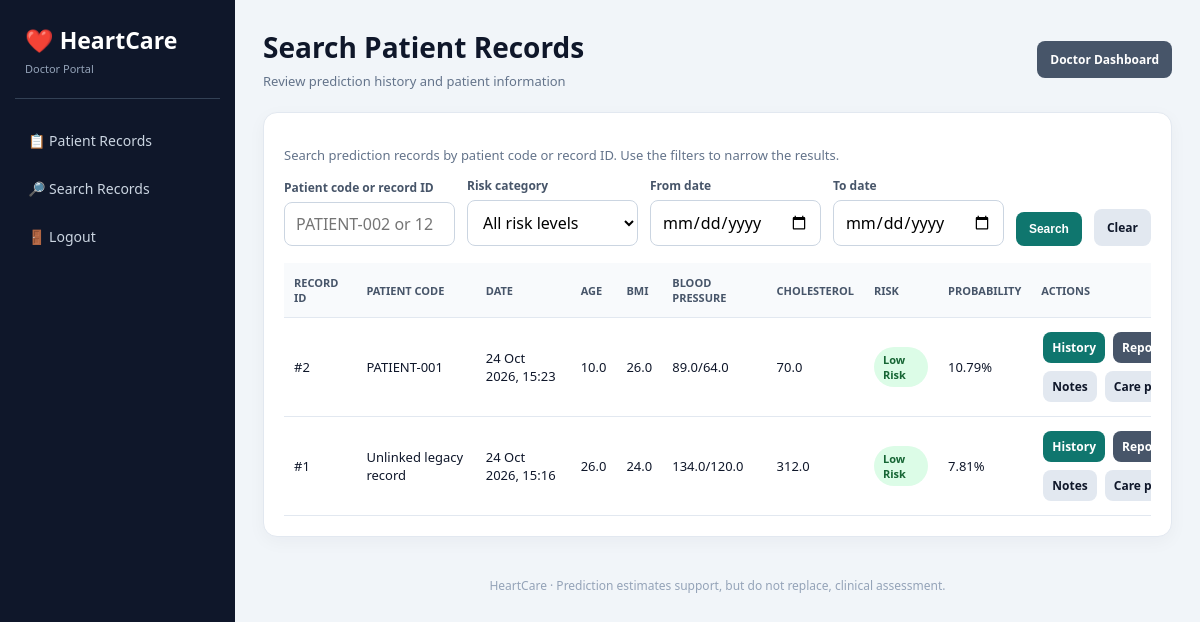
The page /doctor/search-patients (signed in) on the database its author committed.
### app.py (models this page shows)
class Patient(db.Model):
    id = db.Column(
        db.Integer,
        primary_key=True
    )
    patient_code = db.Column(
        db.String(50),
        nullable=True,
        index=True
    )
    age = db.Column(
        db.Float
    )
    gender = db.Column(
        db.Float
    )
    bmi = db.Column(
        db.Float
    )
    systolic = db.Column(
        db.Float
    )
    diastolic = db.Column(
        db.Float
    )
    cholesterol = db.Column(
        db.Float
    )
    risk = db.Column(
        db.String(50)
    )
    probability = db.Column(
        db.Float
    )
    date = db.Column(
        db.DateTime,
        default=datetime.utcnow
    )

### app.py (the view)
@app.route("/doctor/search-patients")
def doctor_search_patients():
    access_response = doctor_or_admin_required()
    if access_response:
        return access_response
    records, search, risk, start_date, end_date, date_error = build_doctor_patient_query()
    return render_template(
        "doctor_search_patients.html",
        patients=records,
        search=search,
        risk=risk,
        start_date=start_date,
        end_date=end_date,
        date_error=date_error,
    )

### app.py (called while the page is built)
def doctor_or_admin_required():
    if "role" not in session:
        return redirect(url_for("login"))
    if session.get("role") not in ("doctor", "admin"):
        return ("Access denied. A doctor or administrator account is required.", 403)
    return None

### templates/doctor_search_patients.html (shortened to what this page needs)
{% extends "doctor_base.html" %}
{% block heading %}Search Patient Records{% endblock %}
{% block content %}
<section class="card">
  <p class="muted">Search prediction records by patient code or record ID. Use the filters to narrow the results.</p>
  <form class="toolbar" method="GET" action="{{ url_for('doctor_search_patients') }}">
    <div class="field"><label for="search">Patient code or record ID</label><input id="search" name="search" value="{{ search }}" placeholder="PATIENT-002 or 12"></div>
    <div class="field"><label for="risk">Risk category</label><select id="risk" name="risk"><option value="">All risk levels</option></select></div>
    <div class="field"><label for="start_date">From date</label><input type="date" id="start_date" name="start_date" value="{{ start_date }}"></div>
    <div class="field"><label for="end_date">To date</label><input type="date" id="end_date" name="end_date" value="{{ end_date }}"></div>
    <button class="btn" type="submit">Search</button><a class="btn light" href="{{ url_for('doctor_search_patients') }}">Clear</a>
  </form>
  <div class="table-wrap"><table><thead><tr><th>Record ID</th><th>Patient Code</th><th>Date</th><th>Age</th><th>BMI</th><th>Blood Pressure</th><th>Cholesterol</th><th>Risk</th><th>Probability</th><th>Actions</th></tr></thead><tbody>
  {% for record in patients %}<tr><td>#{{ record.id }}</td><td>{{ record.patient_code or 'Unlinked legacy record' }}</td><td>{{ record.date.strftime('%d %b %Y, %H:%M') if record.date else 'N/A' }}</td><td>{{ record.age if record.age is not none else 'N/A' }}</td><td>{{ '%.1f'|format(record.bmi) if record.bmi is not none else 'N/A' }}</td><td>{{ record.systolic if record.systolic is not none else 'N/A' }}/{{ record.diastolic if record.diastolic is not none else 'N/A' }}</td><td>{{ record.cholesterol if record.cholesterol is not none else 'N/A' }}</td><td>{% if record.risk == 'High Risk' %}<span class="badge high">High Risk</span>{% elif record.risk == 'Low Risk' %}<span class="badge low">Low Risk</span>{% else %}<span class="badge unknown">{{ record.risk or 'N/A' }}</span>{% endif %}</td><td>{{ '%.2f'|format(record.probability) if record.probability is not none else 'N/A' }}{% if record.probability is not none %}%{% endif %}</td><td><div class="actions"><a class="btn small" href="{{ url_for('patient_history', patient_id=record.id) }}">History</a><a class="btn small secondary" href="{{ url_for('medical_report', patient_id=record.id) }}">Report</a><a class="btn small light" href="{{ url_for('medical_notes', patient_id=record.id) }}">Notes</a><a class="btn small light" href="{{ url_for('prescription', patient_id=record.id) }}">Care plan</a></div></td></tr>
  {% else %}<tr><td colspan="10" class="empty">No matching records found.</td></tr>{% endfor %}
  </tbody></table></div>
</section>
{% endblock %}

### templates/doctor_base.html (style rules this page uses)
* { box-sizing:border-box }
body { margin:0;background:#f1f5f9;color:#0f172a;font-family:Segoe UI,Arial,sans-serif }
.muted { color:#64748b;font-size:13px }
.card { background:#fff;border:1px solid #e2e8f0;border-radius:14px;padding:20px;margin-bottom:20px;box-shadow:0 5px 18px rgba(15,23,42,.04) }
.toolbar { display:flex;align-items:end;flex-wrap:wrap;gap:12px;margin-bottom:17px }
.field { flex:1;min-width:150px }
label { display:block;font-size:12px;font-weight:700;color:#475569;margin-bottom:6px }
input,select { width:100%;padding:10px 11px;border:1px solid #cbd5e1;border-radius:8px;background:white;font:inherit }
.btn { display:inline-block;border:0;border-radius:8px;background:#0f766e;color:white;padding:10px 13px;text-decoration:none;font-weight:700;font-size:12px;cursor:pointer;white-space:nowrap }
.btn.secondary { background:#475569 }
.btn.light { background:#e2e8f0;color:#0f172a }
.btn.small { padding:7px 9px;margin:2px }
.table-wrap { overflow-x:auto }
table { width:100%;border-collapse:collapse;min-width:950px }
th,td { padding:12px 10px;border-bottom:1px solid #e2e8f0;text-align:left;font-size:13px;vertical-align:middle }
th { font-size:11px;text-transform:uppercase;color:#475569;background:#f8fafc }
.badge { display:inline-block;padding:5px 9px;border-radius:99px;font-size:11px;font-weight:800 }
.low { background:#dcfce7;color:#166534 }
.actions { display:flex;flex-wrap:wrap;gap:4px }

### rows shown on the page
Patient: id "2", patient_code "PATIENT-001", date "24 Oct 2026, 15:23", age "10.0", bmi "26.0", systolic "89.0", diastolic "64.0", cholesterol "70.0", risk "Low Risk", probability "10.79"
Patient: id "1", patient_code "Unlinked legacy record", date "24 Oct 2026, 15:16", age "26.0", bmi "24.0", systolic "134.0", diastolic "120.0", cholesterol "312.0", risk "Low Risk", probability "7.81"
